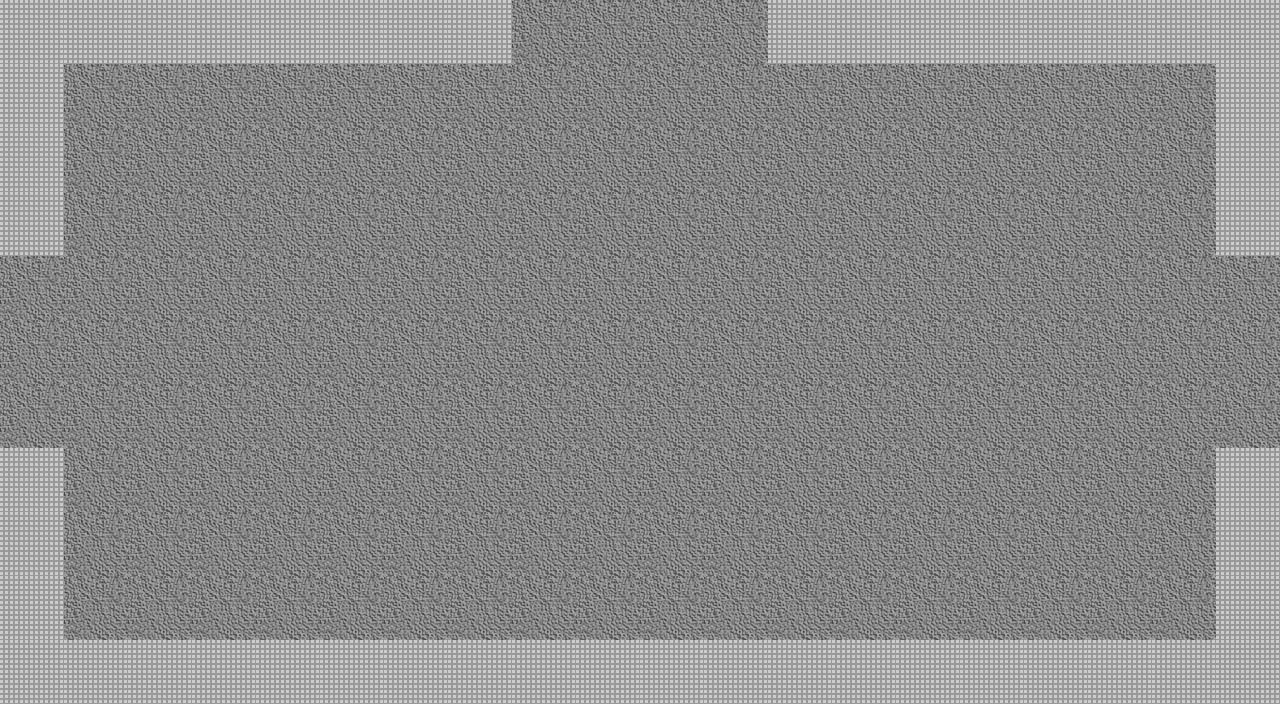

Below is a game level as drawn by its tile map, then a one-line description and the .tmx that defines it (tile-layer data replaced by summaries):
An orthogonal 20x11 tile map with 64x64 px tiles, 2 tile layers (Floor, Wall), 3 tilesets and 14 objects.

<map version="1.0" orientation="orthogonal" renderorder="right-down" width="20" height="11" tilewidth="64" tileheight="64" nextobjectid="94">
 <properties>
  <property name="unity:resource" value="True" />
  <property name="unity:tag" value="Room" />
 </properties>
 <tileset firstgid="1" source="DungeonTilePH.tsx" />
 <tileset firstgid="3" source="MobSpawner.tsx" />
 <tileset firstgid="8" source="DestructSpawn.tsx" />
 <layer name="Floor" width="20" height="11">
  <properties>
   <property name="unity:sortingLayerName" value="Floor" />
   <property name="unity:tag" value="Floor" />
  </properties>
  <data>[220 cells, 220 non-empty, 1 distinct tile ids]</data>
 </layer>
 <layer name="Wall" width="20" height="11">
  <properties>
   <property name="ChildTag" value="Wall" />
   <property name="unity:tag" value="Wall" />
  </properties>
  <data>[220 cells, 48 non-empty, 1 distinct tile ids]</data>
 </layer>
 <objectgroup name="Destructables">
  <object id="71" gid="8" x="1152" y="128" width="64" height="64" />
  <object id="72" gid="8" x="1152" y="640" width="64" height="64" />
  <object id="73" gid="8" x="64" y="640" width="64" height="64" />
  <object id="75" gid="8" x="64" y="128" width="64" height="64" />
  <object id="91" gid="8" x="576" y="384" width="64" height="64" />
  <object id="92" gid="8" x="640" y="384" width="64" height="64" />
 </objectgroup>
 <objectgroup name="Mobs">
  <object id="87" gid="7" x="448" y="256" width="64" height="64" />
  <object id="88" gid="7" x="768" y="256" width="64" height="64" />
  <object id="89" gid="7" x="448" y="512" width="64" height="64" />
  <object id="90" gid="7" x="768" y="512" width="64" height="64" />
 </objectgroup>
 <objectgroup name="Exits">
  <object id="17" x="512" y="0" width="256" height="32">
   <properties>
    <property name="Exit" value="N" />
   </properties>
  </object>
  <object id="18" x="0" y="256" width="32" height="192">
   <properties>
    <property name="Exit" value="W" />
   </properties>
  </object>
  <object id="19" x="1248" y="256" width="32" height="192">
   <properties>
    <property name="Exit" value="E" />
   </properties>
  </object>
  <object id="21" x="512" y="672" width="256" height="33.3333">
   <properties>
    <property name="Exit" value="S" />
   </properties>
  </object>
 </objectgroup>
</map>
